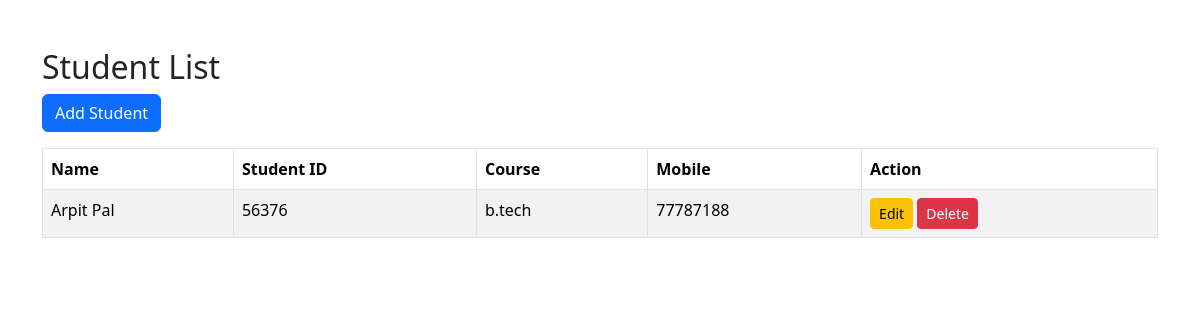
/students/ (signed in), run on an earlier commit of the app's database.
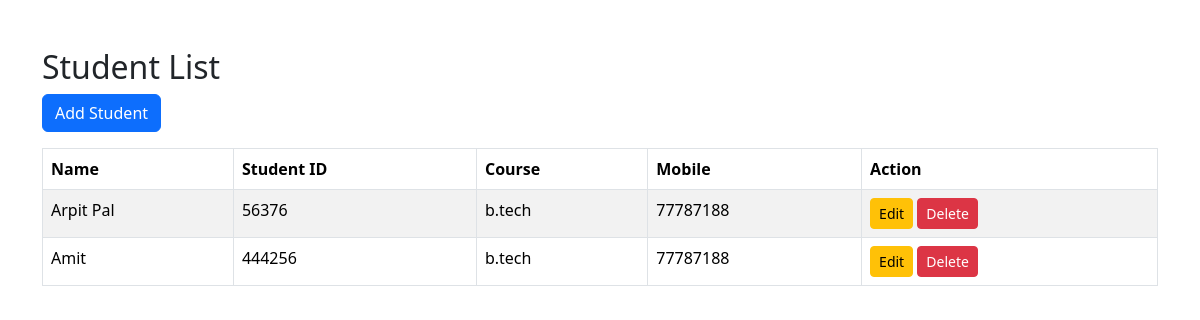
And on a later commit of the database.
### library/models.py (models this page shows, shortened)
class Student(models.Model):
    name = models.CharField(max_length=100)
    student_id = models.CharField(max_length=20, unique=True)
    course = models.CharField(max_length=100)
    mobile = models.CharField(max_length=15)

### library/views.py (the view)
# urls.py: path('students/', views.student_list, name='student_list'),
@login_required
def student_list(request):
    students = Student.objects.all()
    return render(request, 'library/students/student_list.html', {'students': students})

### library/templates/library/Students/student_list.html (shortened to what this page needs)
<!DOCTYPE html>
<html>
<head>
    <link href="https://cdn.jsdelivr.net/npm/bootstrap@5.3.3/dist/css/bootstrap.min.css" rel="stylesheet">
</head>
<body>
<div class="container mt-5">
    <h2>Student List</h2>
    <a href="{% url 'add_student' %}" class="btn btn-primary mb-3">
        Add Student
    </a>
    <table class="table table-bordered table-striped">
        <thead>
        <tr>
            <th>Name</th>
            <th>Student ID</th>
            <th>Course</th>
            <th>Mobile</th>
            <th>Action</th>
        </tr>
        </thead>
        <tbody>
        {% for student in students %}
        <tr>
            <td>{{ student.name }}</td>
            <td>{{ student.student_id }}</td>
            <td>{{ student.course }}</td>
            <td>{{ student.mobile }}</td>
            <td>
                <a href="{% url 'edit_student' student.id %}" class="btn btn-warning btn-sm">
                    Edit
                </a>
                <a href="{% url 'delete_student' student.id %}"
                   class="btn btn-danger btn-sm"
                   onclick="return confirm('Delete this student?')">
                    Delete
                </a>
            </td>
        </tr>
        {% empty %}
        <tr>
            <td colspan="5" class="text-center">
                No Students Found
            </td>
        </tr>
        {% endfor %}
        </tbody>
    </table>
</div>
</body>
</html>

What changed in the data, as far as the page shows it:
added Student: name "Amit", student_id "444256", course "b.tech", mobile "77787188"
